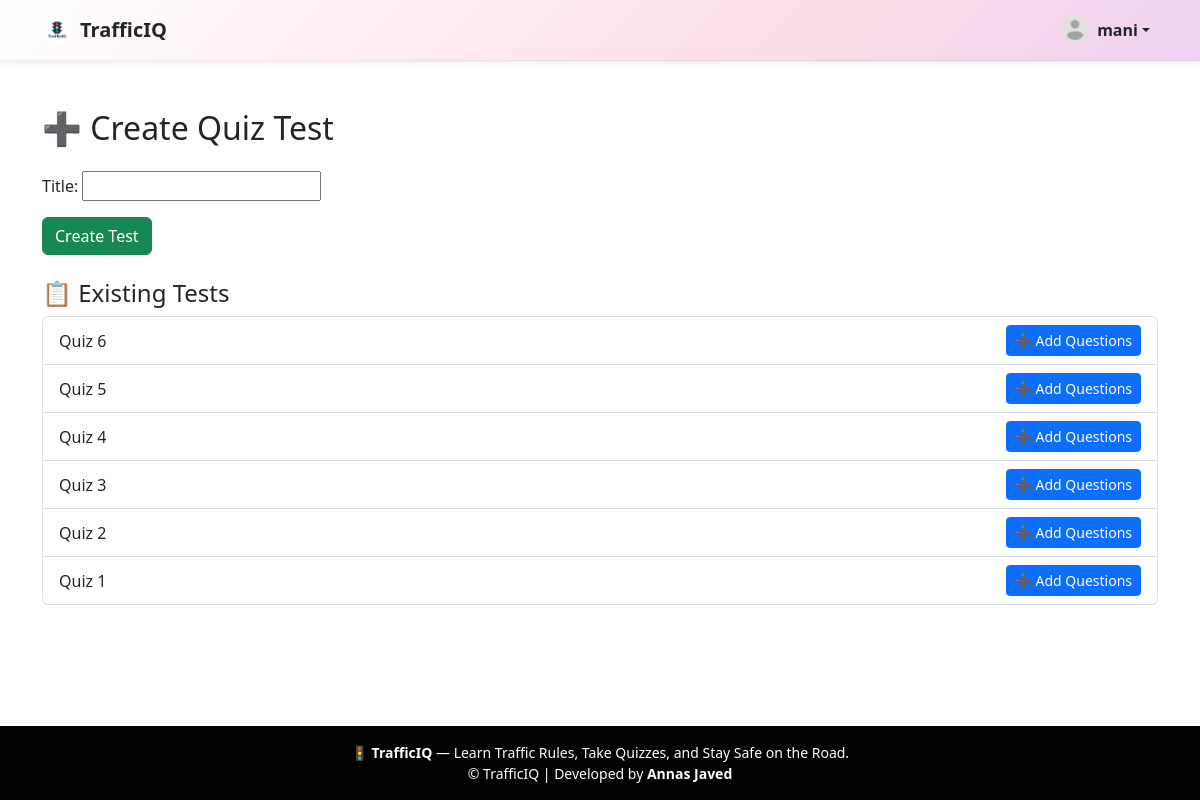
The page /en/admin-dashboard/add-test/ (signed in) on the database its author committed.
### Trafficapp/models.py (models this page shows, shortened)
class Profile(models.Model):
    user = models.OneToOneField(User, on_delete=models.CASCADE)
    bio = models.TextField(blank=True, null=True)
    location = models.CharField(max_length=100, blank=True, null=True)
    phone = models.CharField(max_length=15, blank=True, null=True)
    city = models.CharField(max_length=100, blank=True, null=True)
    profile_picture = models.ImageField(
        upload_to='profile_pics/',
        default='profile_pics/default.png',
        blank=True,
        null=True
    )

class QuizTest(models.Model):
    title = models.CharField(max_length=200)
    created_by = models.ForeignKey(User, on_delete=models.CASCADE, null=True, blank=True)
    created_at = models.DateTimeField(auto_now_add=True)

### Trafficapp/views.py (the view)
# urls.py: path("admin-dashboard/add-test/", views.add_quiz_test, name="add_quiz_test"),
@login_required
@user_passes_test(lambda u: u.is_superuser)
def add_quiz_test(request):
    if request.method == "POST":
        form = QuizTestForm(request.POST)
        if form.is_valid():
            test = form.save()
            messages.success(request, "✅ Quiz Test created successfully!")
            return redirect("add_quiz_question", test_id=test.id)  # redirect to add questions
    else:
        form = QuizTestForm()
    tests = QuizTest.objects.all().order_by("-created_at")
    return render(request, "Trafficapp/add_quiz_test.html", {"form": form, "tests": tests})

### Trafficapp/forms.py
class QuizTestForm(forms.ModelForm):
    class Meta:
        model = QuizTest
        fields = ["title"]

### Trafficapp/Templates/Trafficapp/add_quiz_test.html (shortened to what this page needs)
{% extends "base.html" %}
{% block content %}
<div class="container mt-5">
  <h2 class="mb-4">➕ Create Quiz Test</h2>
  <form method="POST" class="mb-4">
    {{ form.as_p }}
    <button type="submit" class="btn btn-success">Create Test</button>
  </form>
  <h4>📋 Existing Tests</h4>
  <ul class="list-group">
    {% for t in tests %}
      <li class="list-group-item d-flex justify-content-between align-items-center">
        {{ t.title }}
        <a href="{% url 'add_quiz_question' t.id %}" class="btn btn-sm btn-primary">➕ Add Questions</a>
      </li>
    {% empty %}
      <li class="list-group-item text-muted">No tests yet.</li>
    {% endfor %}
  </ul>
</div>
{% endblock %}

### Trafficapp/Templates/base.html (shortened to what this page needs)
{% load static %}
{% load i18n %}
<!DOCTYPE html>
<html lang="en">
<head>
  <link rel="stylesheet" href="{% static 'css/style.css' %}">
  <link href="https://cdn.jsdelivr.net/npm/bootstrap@5.3.3/dist/css/bootstrap.min.css" rel="stylesheet">
  <link rel="stylesheet" href="https://cdn.jsdelivr.net/npm/bootstrap-icons@1.11.3/font/bootstrap-icons.css">
</head>
<body>
{% block navbar %}
  <nav class="navbar navbar-expand-lg pastel-navbar shadow-sm sticky-top">
    <div class="container">
      <a class="navbar-brand d-flex align-items-center text-dark fw-bold" href="{% url 'landing' %}">
        <img src="{% static 'images/trafficiq_logo.png' %}" alt="{% trans 'TrafficIQ Logo' %}" width="30" height="30" class="me-2 rounded-circle">
        {% trans "TrafficIQ" %}
      </a>
      <ul class="navbar-nav ms-auto align-items-center">
        {% if user.is_authenticated %}
        <li class="nav-item dropdown">
          <a class="nav-link dropdown-toggle d-flex align-items-center text-dark fw-semibold" href="#" id="profileDropdown" role="button" data-bs-toggle="dropdown" aria-expanded="false">
            {% if user.profile.profile_picture %}
              <img src="{{ user.profile.profile_picture.url }}" class="rounded-circle me-2" width="28" height="28" alt="{% trans 'Profile' %}">
            {% else %}
              <i class="bi bi-person-circle fs-5 me-1"></i>
            {% endif %}
            {{ user.username }}
          </a>
        </li>
        {% else %}
        <li class="nav-item"><a class="nav-link text-dark fw-semibold" href="{% url 'login' %}">{% trans "Login" %}</a></li>
        {% endif %}
      </ul>
    </div>
  </nav>
{% endblock %}
<main class="">
  {% block content %}{% endblock %}
</main>
{% block footer %}
<footer class="footer mt-auto py-3 text-center">
  <div class="container">
    <p class="mb-0 small">
      🚦 <strong>{% trans "TrafficIQ" %}</strong> — {% trans "Learn Traffic Rules, Take Quizzes, and Stay Safe on the Road." %}
    </p>
    <p class="text-white small mb-0">
      © {{ now|date:"Y" }} {% trans "TrafficIQ" %} | {% trans "Developed by" %} <strong>Annas Javed</strong>
    </p>
  </div>
</footer>
{% endblock %}
</body>
</html>

### Trafficapp/Templates/base.html (style rules this page uses)
html, body { height: 100%; margin: 0; display: flex; flex-direction: column; }
.pastel-navbar { background: linear-gradient(135deg, rgb(255, 255, 255), #fddde6, #e0c3fc, #a8edea); background-size: 200% 200%; animation: pastelShift 12s ease infinite; backdrop-filter: blur(12px); transition: background 0.4s ease; border-bottom: 1px solid rgba(0, 0, 0, 0.05); }
.navbar .nav-link { color: #212529 !important; transition: color 0.3s ease; }
.sticky-top { position: sticky; top: 0; z-index: 1030; }
main { flex: 1; }
.footer { background-color: #020202ff; color: white; position: relative; bottom: 0; width: 100%; }

### rows shown on the page
QuizTest: title "Quiz 6"
QuizTest: title "Quiz 5"
QuizTest: title "Quiz 4"
QuizTest: title "Quiz 3"
QuizTest: title "Quiz 2"
QuizTest: title "Quiz 1"

### other values the page prints
{{ user.username }} "mani"
